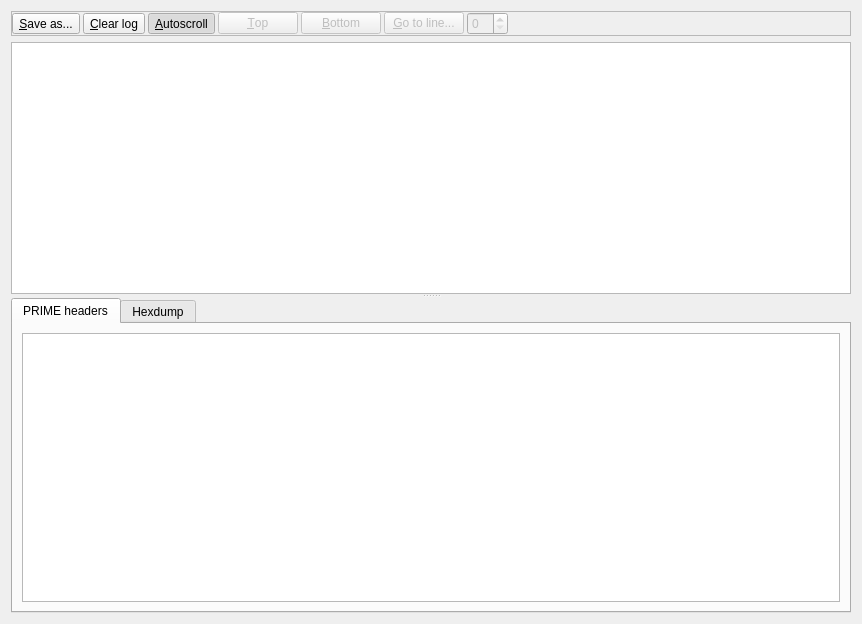
<?xml version="1.0" encoding="UTF-8"?>
<ui version="4.0">
 <class>FrameLogUI</class>
 <widget class="QWidget" name="FrameLogUI">
  <property name="geometry">
   <rect>
    <x>0</x>
    <y>0</y>
    <width>862</width>
    <height>624</height>
   </rect>
  </property>
  <property name="windowTitle">
   <string>Form</string>
  </property>
  <layout class="QGridLayout" name="gridLayout_2">
   <item row="0" column="0">
    <widget class="QFrame" name="frame">
     <property name="frameShape">
      <enum>QFrame::StyledPanel</enum>
     </property>
     <property name="frameShadow">
      <enum>QFrame::Raised</enum>
     </property>
     <layout class="QGridLayout" name="gridLayout">
      <property name="leftMargin">
       <number>0</number>
      </property>
      <property name="topMargin">
       <number>0</number>
      </property>
      <property name="rightMargin">
       <number>0</number>
      </property>
      <property name="bottomMargin">
       <number>0</number>
      </property>
      <property name="spacing">
       <number>3</number>
      </property>
      <item row="1" column="2">
       <widget class="QToolButton" name="autoScrollButton">
        <property name="text">
         <string>&amp;Autoscroll</string>
        </property>
        <property name="checkable">
         <bool>true</bool>
        </property>
        <property name="checked">
         <bool>true</bool>
        </property>
       </widget>
      </item>
      <item row="1" column="7">
       <spacer name="horizontalSpacer">
        <property name="orientation">
         <enum>Qt::Horizontal</enum>
        </property>
        <property name="sizeHint" stdset="0">
         <size>
          <width>499</width>
          <height>20</height>
         </size>
        </property>
       </spacer>
      </item>
      <item row="1" column="3">
       <widget class="QPushButton" name="topButton">
        <property name="enabled">
         <bool>false</bool>
        </property>
        <property name="text">
         <string>&amp;Top</string>
        </property>
       </widget>
      </item>
      <item row="1" column="1">
       <widget class="QToolButton" name="clearButton">
        <property name="text">
         <string>&amp;Clear log</string>
        </property>
       </widget>
      </item>
      <item row="1" column="5">
       <widget class="QPushButton" name="gotoButton">
        <property name="enabled">
         <bool>false</bool>
        </property>
        <property name="text">
         <string>&amp;Go to line...</string>
        </property>
       </widget>
      </item>
      <item row="1" column="0">
       <widget class="QToolButton" name="saveButton">
        <property name="text">
         <string>&amp;Save as...</string>
        </property>
       </widget>
      </item>
      <item row="1" column="4">
       <widget class="QPushButton" name="bottomButton">
        <property name="enabled">
         <bool>false</bool>
        </property>
        <property name="text">
         <string>&amp;Bottom</string>
        </property>
       </widget>
      </item>
      <item row="1" column="6">
       <widget class="QSpinBox" name="lineSpin">
        <property name="enabled">
         <bool>false</bool>
        </property>
       </widget>
      </item>
     </layout>
    </widget>
   </item>
   <item row="1" column="0">
    <widget class="QSplitter" name="splitter">
     <property name="orientation">
      <enum>Qt::Vertical</enum>
     </property>
     <widget class="QTreeView" name="frameView">
      <property name="font">
       <font>
        <family>Cascadia Code PL</family>
       </font>
      </property>
      <property name="alternatingRowColors">
       <bool>true</bool>
      </property>
      <property name="selectionMode">
       <enum>QAbstractItemView::SingleSelection</enum>
      </property>
      <property name="selectionBehavior">
       <enum>QAbstractItemView::SelectRows</enum>
      </property>
      <property name="uniformRowHeights">
       <bool>true</bool>
      </property>
      <property name="sortingEnabled">
       <bool>true</bool>
      </property>
     </widget>
     <widget class="QTabWidget" name="tabWidget">
      <property name="currentIndex">
       <number>0</number>
      </property>
      <widget class="QWidget" name="tab">
       <attribute name="title">
        <string>PRIME headers</string>
       </attribute>
       <layout class="QGridLayout" name="gridLayout_3">
        <item row="0" column="0">
         <widget class="QTextEdit" name="pktEdit">
          <property name="font">
           <font>
            <family>Cascadia Code PL</family>
           </font>
          </property>
          <property name="readOnly">
           <bool>true</bool>
          </property>
          <property name="html">
           <string>&lt;!DOCTYPE HTML PUBLIC &quot;-//W3C//DTD HTML 4.0//EN&quot; &quot;http://www.w3.org/TR/REC-html40/strict.dtd&quot;&gt;
&lt;html&gt;&lt;head&gt;&lt;meta name=&quot;qrichtext&quot; content=&quot;1&quot; /&gt;&lt;style type=&quot;text/css&quot;&gt;
p, li { white-space: pre-wrap; }
&lt;/style&gt;&lt;/head&gt;&lt;body style=&quot; font-family:'Cascadia Code PL'; font-size:11pt; font-weight:400; font-style:normal;&quot;&gt;
&lt;p style=&quot;-qt-paragraph-type:empty; margin-top:0px; margin-bottom:0px; margin-left:0px; margin-right:0px; -qt-block-indent:0; text-indent:0px; font-family:'Cantarell';&quot;&gt;&lt;br /&gt;&lt;/p&gt;&lt;/body&gt;&lt;/html&gt;</string>
          </property>
         </widget>
        </item>
       </layout>
      </widget>
      <widget class="QWidget" name="tab_2">
       <attribute name="title">
        <string>Hexdump</string>
       </attribute>
       <layout class="QGridLayout" name="gridLayout_4">
        <item row="0" column="0">
         <widget class="QTextEdit" name="hexEdit">
          <property name="font">
           <font/>
          </property>
          <property name="readOnly">
           <bool>true</bool>
          </property>
          <property name="html">
           <string>&lt;!DOCTYPE HTML PUBLIC &quot;-//W3C//DTD HTML 4.0//EN&quot; &quot;http://www.w3.org/TR/REC-html40/strict.dtd&quot;&gt;
&lt;html&gt;&lt;head&gt;&lt;meta name=&quot;qrichtext&quot; content=&quot;1&quot; /&gt;&lt;style type=&quot;text/css&quot;&gt;
p, li { white-space: pre-wrap; }
&lt;/style&gt;&lt;/head&gt;&lt;body style=&quot; font-family:'Cantarell'; font-size:11pt; font-weight:400; font-style:normal;&quot;&gt;
&lt;p style=&quot; margin-top:0px; margin-bottom:0px; margin-left:0px; margin-right:0px; -qt-block-indent:0; text-indent:0px;&quot;&gt;&lt;span style=&quot; font-family:'Cascadia Code PL'; font-size:9pt;&quot;&gt;0000                                                   | &lt;/span&gt;&lt;/p&gt;
&lt;p style=&quot;-qt-paragraph-type:empty; margin-top:0px; margin-bottom:0px; margin-left:0px; margin-right:0px; -qt-block-indent:0; text-indent:0px; font-family:'Cascadia Code PL'; font-size:9pt;&quot;&gt;&lt;br /&gt;&lt;/p&gt;&lt;/body&gt;&lt;/html&gt;</string>
          </property>
         </widget>
        </item>
       </layout>
      </widget>
     </widget>
    </widget>
   </item>
  </layout>
 </widget>
 <resources/>
 <connections/>
</ui>
